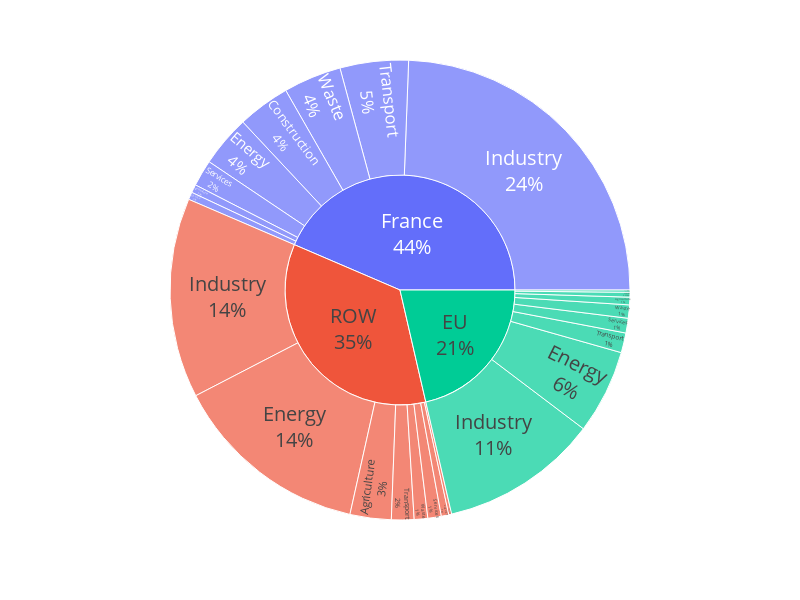

Notebook source saved alongside this figure:
### Code cell
# Adjust the figure size
sunburst_SECTEN.update_layout(
    width=800,  # Set the width of the figure in pixels
    height=600  # Set the height of the figure in pixels
)

# Adjust the font size
sunburst_SECTEN.update_traces(
    textinfo='label+percent entry',
    insidetextfont=dict(size=20)  # Set the font size for the labels inside the sunburst segments
)

### Figure 1 — Plotly figure (JSON) as saved in the notebook; plotly's stock layout.template omitted (floating-point values rounded to 4 significant figures)
{"data": [{"branchvalues": "total", "domain": {"x": [0, 1], "y": [0, 1]}, "hovertemplate": "labels=%{label}<br>Embodied footprint=%{value}<br>parent=%{parent}<br>id=%{id}<extra></extra>", "ids": ["EU/Agriculture", "France/Agriculture", "ROW/Agriculture", "EU/Construction", "France/Construction", "ROW/Construction", "EU/Energy", "France/Energy", "ROW/Energy", "EU/Industry", "France/Industry", "ROW/Industry", "EU/LULUCF", "France/LULUCF", "ROW/LULUCF", "EU/Services", "France/Services", "ROW/Services", "EU/Transport", "France/Transport", "ROW/Transport", "EU/Waste", "France/Waste", "ROW/Waste", "EU", "France", "ROW"], "insidetextfont": {"size": 20}, "labels": ["Agriculture", "Agriculture", "Agriculture", "Construction", "Construction", "Construction", "Energy", "Energy", "Energy", "Industry", "Industry", "Industry", "LULUCF", "LULUCF", "LULUCF", "Services", "Services", "Services", "Transport", "Transport", "Transport", "Waste", "Waste", "Waste", "EU", "France", "ROW"], "name": "", "parents": ["EU", "France", "ROW", "EU", "France", "ROW", "EU", "France", "ROW", "EU", "France", "ROW", "EU", "France", "ROW", "EU", "France", "ROW", "EU", "France", "ROW", "EU", "France", "ROW", "", "", ""], "textinfo": "label+percent entry", "type": "sunburst", "values": [0.3106, 0.3331, 1.676, 0.09235, 2.142, 0.1166, 3.428, 2.092, 8.052, 6.42, 14.13, 8.138, 0.1958, 0.3048, 0.3044, 0.5994, 1.079, 0.5464, 0.8058, 2.783, 0.9173, 0.5389, 2.356, 0.5512, 12.39, 25.22, 20.3]}], "layout": {"height": 600, "legend": {"tracegroupgap": 0}, "margin": {"t": 60}, "width": 800}}
